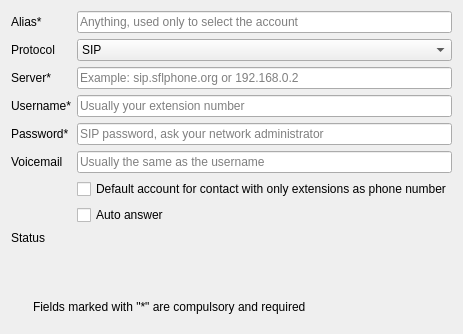
        <widget class="QWidget" name="tab_basic">
         <attribute name="title">
          <string comment="Basic settings">Basic</string>
         </attribute>
         <layout class="QVBoxLayout" name="verticalLayout_6">
          <item>
           <layout class="QFormLayout" name="formLayout">
            <item row="0" column="0">
             <widget class="QLabel" name="label1_alias">
              <property name="text">
               <string>Alias*</string>
              </property>
              <property name="buddy">
               <cstring>edit1_alias</cstring>
              </property>
             </widget>
            </item>
            <item row="0" column="1">
             <widget class="KLineEdit" name="edit1_alias">
              <property name="sizePolicy">
               <sizepolicy hsizetype="Expanding" vsizetype="Fixed">
                <horstretch>0</horstretch>
                <verstretch>0</verstretch>
               </sizepolicy>
              </property>
              <property name="minimumSize">
               <size>
                <width>0</width>
                <height>0</height>
               </size>
              </property>
              <property name="placeholderText">
               <string>Anything, used only to select the account</string>
              </property>
             </widget>
            </item>
            <item row="1" column="0">
             <widget class="QLabel" name="label2_protocol">
              <property name="text">
               <string>Protocol</string>
              </property>
              <property name="buddy">
               <cstring>edit2_protocol</cstring>
              </property>
             </widget>
            </item>
            <item row="1" column="1">
             <widget class="KComboBox" name="edit2_protocol">
              <item>
               <property name="text">
                <string>SIP</string>
               </property>
              </item>
              <item>
               <property name="text">
                <string>IAX</string>
               </property>
              </item>
             </widget>
            </item>
            <item row="2" column="0">
             <widget class="QLabel" name="label3_server">
              <property name="text">
               <string comment="SIP server">Server*</string>
              </property>
              <property name="buddy">
               <cstring>edit3_server</cstring>
              </property>
             </widget>
            </item>
            <item row="2" column="1">
             <widget class="KLineEdit" name="edit3_server">
              <property name="minimumSize">
               <size>
                <width>0</width>
                <height>0</height>
               </size>
              </property>
              <property name="placeholderText">
               <string>Example: sip.sflphone.org or 192.168.0.2</string>
              </property>
             </widget>
            </item>
            <item row="3" column="0">
             <widget class="QLabel" name="label4_user">
              <property name="accessibleDescription">
               <string comment="Account username"/>
              </property>
              <property name="text">
               <string comment="Account username">Username*</string>
              </property>
              <property name="buddy">
               <cstring>edit4_user</cstring>
              </property>
             </widget>
            </item>
            <item row="3" column="1">
             <widget class="KLineEdit" name="edit4_user">
              <property name="placeholderText">
               <string>Usually your extension number</string>
              </property>
             </widget>
            </item>
            <item row="4" column="0">
             <widget class="QLabel" name="label5_password">
              <property name="text">
               <string comment="Account password">Password*</string>
              </property>
              <property name="buddy">
               <cstring>edit5_password</cstring>
              </property>
             </widget>
            </item>
            <item row="4" column="1">
             <widget class="KLineEdit" name="edit5_password">
              <property name="echoMode">
               <enum>QLineEdit::Password</enum>
              </property>
              <property name="placeholderText">
               <string>SIP password, ask your network administrator</string>
              </property>
             </widget>
            </item>
            <item row="5" column="0">
             <widget class="QLabel" name="label6_mailbox">
              <property name="text">
               <string comment="Account voice mail address">Voicemail</string>
              </property>
              <property name="buddy">
               <cstring>edit6_mailbox</cstring>
              </property>
             </widget>
            </item>
            <item row="5" column="1">
             <widget class="KLineEdit" name="edit6_mailbox">
              <property name="placeholderText">
               <string>Usually the same as the username</string>
              </property>
             </widget>
            </item>
            <item row="6" column="1">
             <widget class="QCheckBox" name="m_pDefaultAccount">
              <property name="text">
               <string>Default account for contact with only extensions as phone number</string>
              </property>
             </widget>
            </item>
            <item row="7" column="1">
             <widget class="QCheckBox" name="m_pAutoAnswer">
              <property name="text">
               <string>Auto answer</string>
              </property>
             </widget>
            </item>
            <item row="8" column="0">
             <widget class="QLabel" name="label7_state">
              <property name="text">
               <string>Status</string>
              </property>
             </widget>
            </item>
            <item row="8" column="1">
             <widget class="QLabel" name="edit7_state">
              <property name="sizePolicy">
               <sizepolicy hsizetype="Expanding" vsizetype="Preferred">
                <horstretch>0</horstretch>
                <verstretch>0</verstretch>
               </sizepolicy>
              </property>
              <property name="minimumSize">
               <size>
                <width>10</width>
                <height>0</height>
               </size>
              </property>
              <property name="text">
               <string/>
              </property>
             </widget>
            </item>
           </layout>
          </item>
          <item>
           <spacer name="verticalSpacer_5">
            <property name="orientation">
             <enum>Qt::Vertical</enum>
            </property>
            <property name="sizeHint" stdset="0">
             <size>
              <width>20</width>
              <height>40</height>
             </size>
            </property>
           </spacer>
          </item>
          <item>
           <widget class="QWidget" name="widget" native="true">
            <layout class="QHBoxLayout" name="horizontalLayout_2">
             <item>
              <widget class="QLabel" name="label_message_icon">
               <property name="sizePolicy">
                <sizepolicy hsizetype="Minimum" vsizetype="Preferred">
                 <horstretch>0</horstretch>
                 <verstretch>0</verstretch>
                </sizepolicy>
               </property>
               <property name="text">
                <string/>
               </property>
              </widget>
             </item>
             <item>
              <widget class="QLabel" name="label_message">
               <property name="sizePolicy">
                <sizepolicy hsizetype="Expanding" vsizetype="Preferred">
                 <horstretch>0</horstretch>
                 <verstretch>0</verstretch>
                </sizepolicy>
               </property>
               <property name="text">
                <string>Fields marked with &quot;*&quot; are compulsory and required</string>
               </property>
              </widget>
             </item>
            </layout>
           </widget>
          </item>
         </layout>
        </widget>
